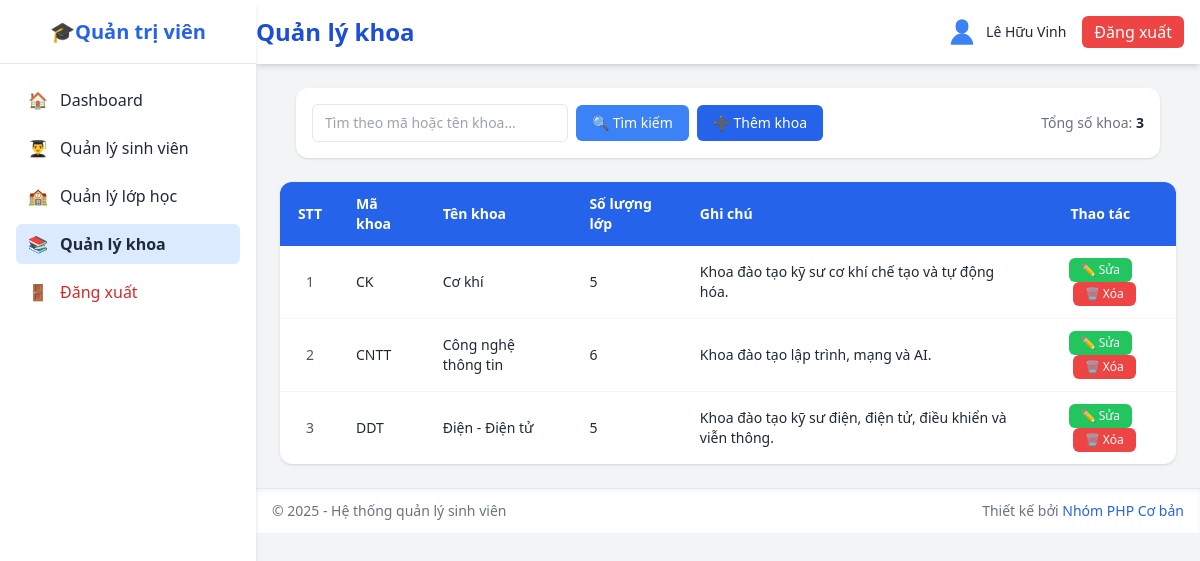
The page /admin/faculty_list.php (signed in) on the database its author committed.
### tables this page shows
CREATE TABLE `khoa` (
  `makhoa` varchar(20) NOT NULL,
  `tenkhoa` varchar(100) NOT NULL,
  `mota` text DEFAULT NULL
);

### database/pdo.php (called while the page is built, shortened)
<?php
class DB
{
    private static $pdo = null;
    private static function connect_pdo(): \PDO
    {
        $host = DB_HOST;
        $user = DB_USERNAME;
        $pass = DB_PASSWORD;
        $db   = DB_NAME;
        $charset = DB_CHARSET;
        $dsn = "mysql:host={$host};dbname={$db};charset={$charset}";
        try {
            $options = [
                \PDO::ATTR_ERRMODE => \PDO::ERRMODE_EXCEPTION,
                \PDO::ATTR_DEFAULT_FETCH_MODE => \PDO::FETCH_ASSOC,
                \PDO::ATTR_EMULATE_PREPARES => false,
            ];
            return new \PDO($dsn, $user, $pass, $options);
        } catch (\PDOException $e) {
            die('Kết nối PDO thất bại: ' . $e->getMessage());
        }
    }
    private static function init()
    {
        if (self::$pdo === null) {
            self::$pdo = self::connect_pdo();
        }
    }
    public static function getPdo()
    {
        return self::$pdo;
    }
    public static function select(string $sql, array $params = []): array
    {
        $stmt = self::getPdo()->prepare($sql);
        $stmt->execute($params);
        return $stmt->fetchAll();
    }
    public static function selectOne(string $sql, array $params = []): ?array
    {
        $stmt = self::getPdo()->prepare($sql);
        $stmt->execute($params);
        $row = $stmt->fetch();
        return $row === false ? null : $row;
    }
}

### admin/faculty_list.php (the view, shortened to what this page needs)
<?php
$search = trim($_GET['search'] ?? '');
$page = max(1, intval($_GET['page'] ?? 1));
$per_page = 5;
$offset = ($page - 1) * $per_page;
$where = [];
$params = [];
$whereClause = !empty($where) ? 'WHERE ' . implode(' AND ', $where) : '';
$total = DB::selectOne(
    "
    SELECT COUNT(*) as count
    FROM khoa k
    $whereClause",
    $params
)['count'];
$khoas = DB::select(
    "
    SELECT k.*, COUNT(l.malop) as solop
    FROM khoa k
    LEFT JOIN lop l ON k.makhoa = l.makhoa
    $whereClause
    GROUP BY k.makhoa
    ORDER BY k.tenkhoa
    LIMIT :offset, :limit",
    array_merge($params, ['offset' => $offset, 'limit' => $per_page])
);
include('../includes/sidebar.php');
include('../includes/header.php');
?>
<div class="max-w-7xl mx-auto px-4">
    <div class="bg-white rounded-xl shadow p-4 mb-4">
        <div class="flex flex-col sm:flex-row sm:items-center sm:justify-between gap-3">
            <div class="flex items-center gap-2 flex-wrap">
                <form method="GET" action="" class="flex items-center gap-2">
                    <input type="text" name="search" value="<?php echo htmlspecialchars($search); ?>"
                        placeholder="Tìm theo mã hoặc tên khoa..."
                        class="px-3 py-2 border rounded-md w-64 focus:ring-2 focus:ring-blue-400 outline-none text-sm" />
                    <button type="submit" class="bg-blue-500 hover:bg-blue-600 text-white px-4 py-2 rounded-md text-sm">
                        🔍 Tìm kiếm
                    </button>
                </form>
                <a href="faculty_add.php" class="bg-blue-600 hover:bg-blue-700 text-white px-4 py-2 rounded-md text-sm inline-flex items-center">
                    ➕ Thêm khoa
                </a>
            </div>
            <div class="text-gray-500 text-sm">
                Tổng số khoa: <span class="font-semibold text-gray-800"><?php echo $total; ?></span>
            </div>
        </div>
    </div>
</div>
<div class="bg-white rounded-xl shadow overflow-x-auto">
    <table class="min-w-full text-sm">
        <thead class="bg-blue-600 text-white">
            <tr>
                <th class="py-3 px-4 text-center" style="width: 60px">STT</th>
                <th class="py-3 px-4 text-left">Mã khoa</th>
                <th class="py-3 px-4 text-left">Tên khoa</th>
                <th class="py-3 px-4 text-left">Số lượng lớp</th>
                <th class="py-3 px-4 text-left">Ghi chú</th>
                <th class="py-3 px-4 text-center">Thao tác</th>
            </tr>
        </thead>
        <tbody class="divide-y divide-gray-100">
            <?php foreach ($khoas as $index => $khoa): ?>
                <tr class="hover:bg-gray-50">
                    <td class="py-3 px-4 text-center text-gray-600"><?php echo $offset + $index + 1; ?></td>
                    <td class="py-3 px-4"><?php echo htmlspecialchars($khoa['makhoa']); ?></td>
                    <td class="py-3 px-4"><?php echo htmlspecialchars($khoa['tenkhoa']); ?></td>
                    <td class="py-3 px-4"><?php echo $khoa['solop']; ?></td>
                    <td class="py-3 px-4"><?php echo htmlspecialchars($khoa['mota'] ?? ''); ?></td>
                    <td class="py-3 px-4 text-center space-x-2">
                        <a href="faculty_edit.php?makhoa=<?php echo urlencode($khoa['makhoa']); ?>"
                            class="bg-green-500 hover:bg-green-600 text-white px-3 py-1 rounded-md text-xs inline-block">
                            ✏️ Sửa
                        </a>
                        <a href="faculty_delete.php?makhoa=<?php echo urlencode($khoa['makhoa']); ?>"
                            onclick="return confirm('Bạn có chắc muốn xóa khoa \'<?php echo addslashes($khoa['tenkhoa']); ?>\'? Điều này sẽ xóa luôn các lớp trong khoa.');"
                            class="bg-red-500 hover:bg-red-600 text-white px-3 py-1 rounded-md text-xs inline-block">
                            🗑️ Xóa
                        </a>
                    </td>
                </tr>
            <?php endforeach; ?>
        </tbody>
    </table>
</div>
<?php include('../includes/footer.php'); ?>

### rows shown on the page
khoa: index "1", makhoa "CK", tenkhoa "Cơ khí", solop "5", mota "Khoa đào tạo kỹ sư cơ khí chế tạo và tự động hóa."
khoa: index "2", makhoa "CNTT", tenkhoa "Công nghệ thông tin", solop "6", mota "Khoa đào tạo lập trình, mạng và AI."
khoa: index "3", makhoa "DDT", tenkhoa "Điện - Điện tử", solop "5", mota "Khoa đào tạo kỹ sư điện, điện tử, điều khiển và viễn thông."

### other values the page prints
$page_title "Quản lý khoa"
$_SESSION['fullname'] "Lê Hữu Vinh"
$total "3"
